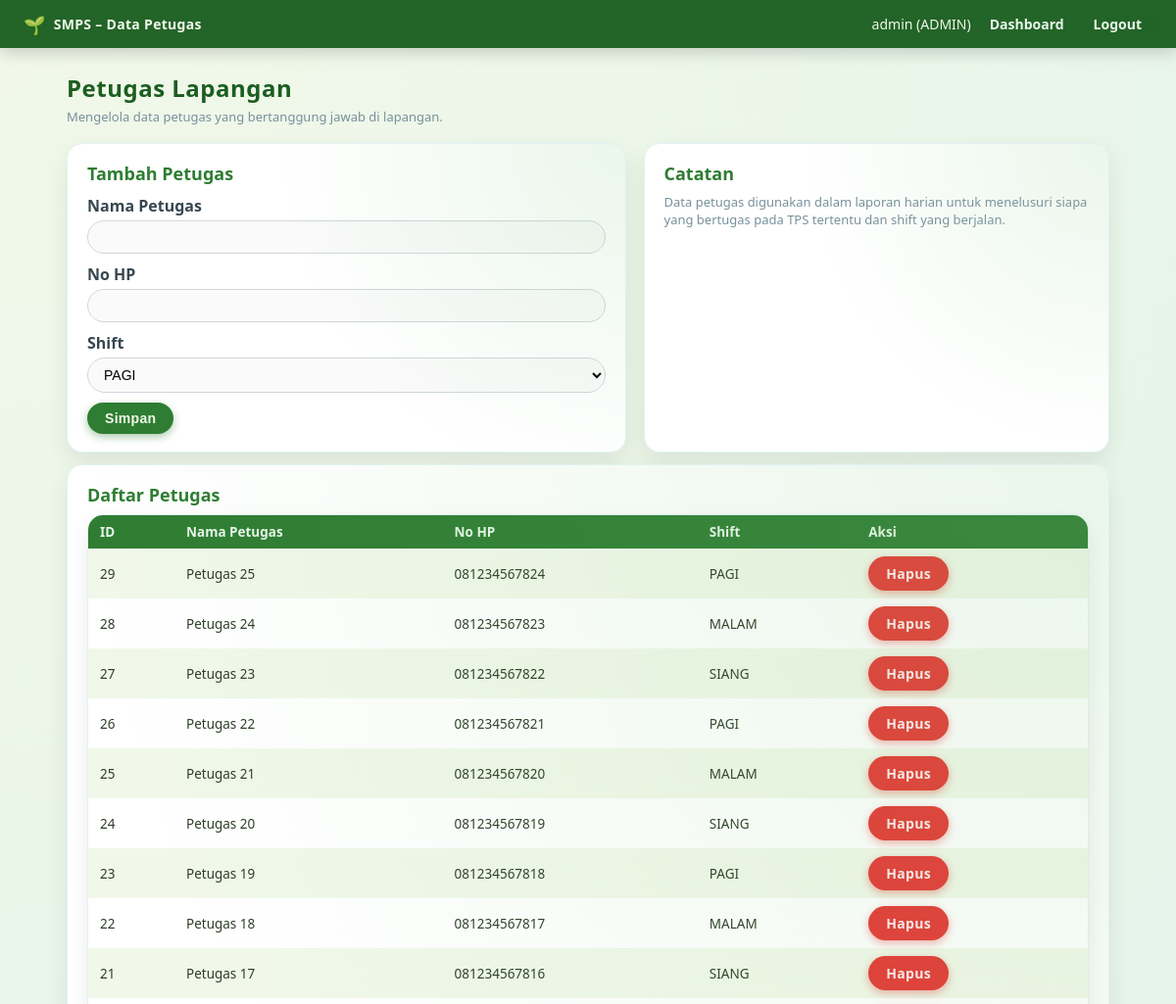
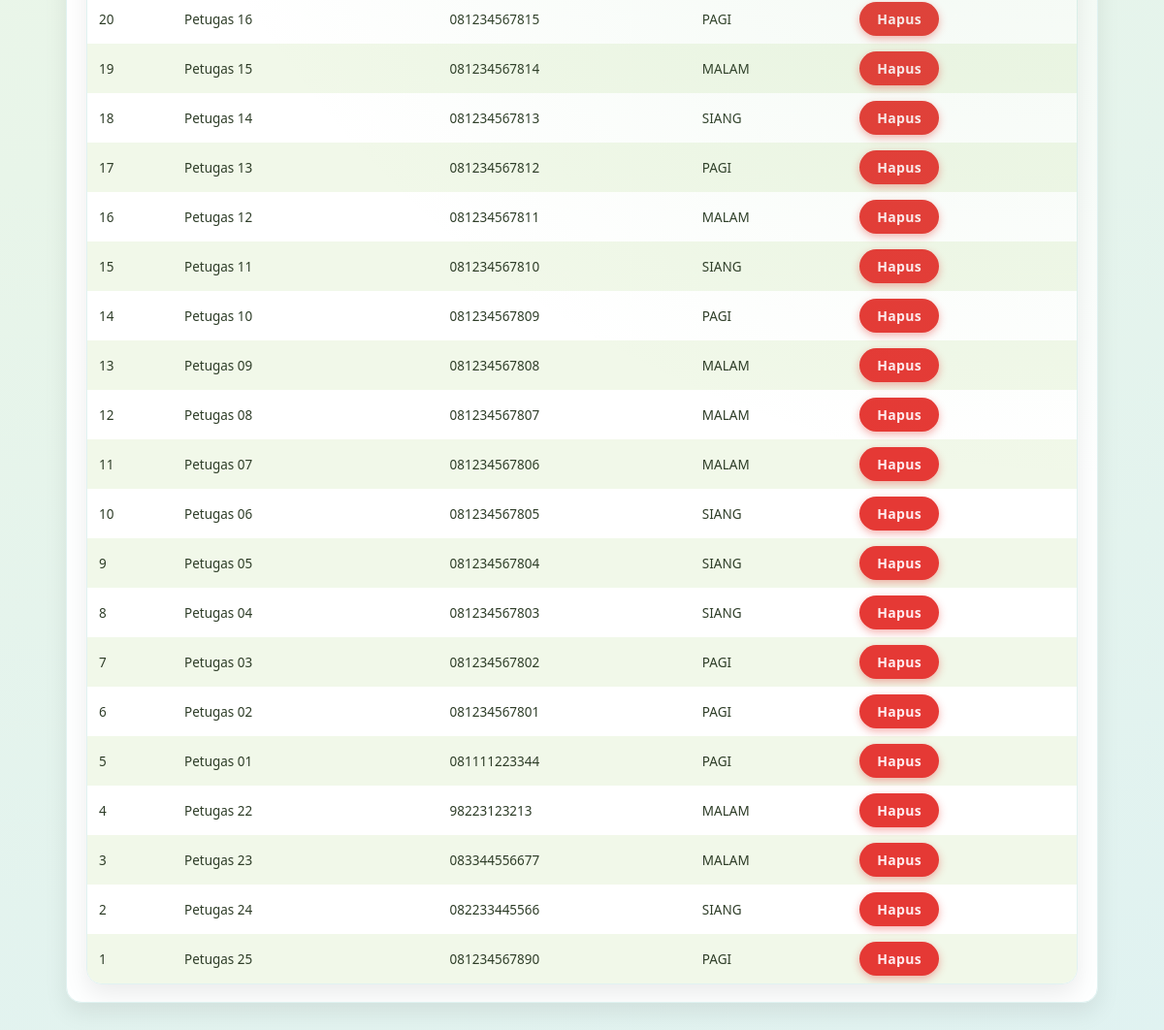
The app's page /petugas.php (signed in) with its own data (2 pictures, top to bottom).
### tables this page shows
CREATE TABLE `petugas` (
  `id_petugas` int NOT NULL,
  `nama_petugas` varchar(100) NOT NULL,
  `no_hp` varchar(20) DEFAULT NULL,
  `shift` enum('PAGI','SIANG','MALAM') NOT NULL
);

### petugas.php (the view, shortened to what this page needs)
<?php
include 'config.php';
$username = $_SESSION['username'];
$role = $_SESSION['role'];
$sql_petugas     = "SELECT * FROM petugas ORDER BY id_petugas DESC";
$result_petugas  = mysqli_query($conn, $sql_petugas);
?>
<!DOCTYPE html>
<html>
<head>
    <link rel="stylesheet" href="style.css">
</head>
<body>
    <div class="top-bar">
        <div class="top-bar-title">SMPS – Data Petugas</div>
        <div class="top-bar-right">
            <span><?php echo $username . " (" . $role . ")"; ?></span>
            <a href="index.php">Dashboard</a>
            <a href="logout.php">Logout</a>
        </div>
    </div>
    <div class="container">
        <div class="page-header">
            <h1>Petugas Lapangan</h1>
            <p>Mengelola data petugas yang bertanggung jawab di lapangan.</p>
        </div>
        <div class="grid-2">
            <div class="card accent">
                <h2>Tambah Petugas</h2>
                <form method="POST" style="margin-top:10px;">
                    <p>
                        <label>Nama Petugas</label>
                        <input type="text" name="nama_petugas" required>
                    </p>
                    <p>
                        <label>No HP</label>
                        <input type="text" name="no_hp">
                    </p>
                    <p>
                        <label>Shift</label>
                        <select name="shift" required>
                            <option value="PAGI">PAGI</option>
                        </select>
                    </p>
                    <button type="submit" name="simpan">Simpan</button>
                </form>
            </div>
            <div class="card">
                <h2>Catatan</h2>
                <p class="text-muted" style="margin-top:6px;">
                    Data petugas digunakan dalam laporan harian untuk menelusuri siapa yang bertugas pada TPS tertentu dan shift yang berjalan.
                </p>
            </div>
        </div>
        <div class="card" style="margin-top:12px;">
            <h2>Daftar Petugas</h2>
            <div class="table-wrapper" style="margin-top:8px;">
                <table>
                    <tr>
                        <th>ID</th>
                        <th>Nama Petugas</th>
                        <th>No HP</th>
                        <th>Shift</th>
                        <th>Aksi</th>
                    </tr>
                    <?php
                    if ($result_petugas && mysqli_num_rows($result_petugas) > 0) {
                        while ($row = mysqli_fetch_assoc($result_petugas)) {
                            echo "<tr>";
                            echo "<td>".$row['id_petugas']."</td>";
                            echo "<td>".$row['nama_petugas']."</td>";
                            echo "<td>".$row['no_hp']."</td>";
                            echo "<td>".$row['shift']."</td>";
                            echo "<td>
                                    <a href='petugas.php?hapus=".$row['id_petugas']."'
                                       class='btn btn-danger'
                                       onclick=\"return confirm('Hapus petugas ini?')\">
                                       Hapus
                                    </a>
                                  </td>";
                            echo "</tr>";
                        }
                    } else {
                        echo "<tr><td colspan='5'>Belum ada data petugas.</td></tr>";
                    }
                    ?>
                </table>
            </div>
        </div>
    </div>
</body>
</html>

### style.css (style rules this page uses)
:root { --bg-main: #e8f5e9; --bg-alt: #f1f8e9; --primary: #2e7d32; --primary-soft: #66bb6a; --primary-dark: #1b5e20; --accent-brown: #6d4c41; --danger: #e53935; --text-main: #2e3d28; --text-muted: #78909c; --card-bg: #ffffff; --shadow-soft: 0 10px 25px rgba(0,0,0,0.08); }
* { box-sizing: border-box; margin: 0; padding: 0; }
body { font-family: system-ui, -apple-system, BlinkMacSystemFont, "Segoe UI", sans-serif; background: radial-gradient(circle at top left, #f1f8e9, #e8f5e9, #e0f2f1); color: var(--text-main); min-height: 100vh; }
.top-bar { position: sticky; top: 0; z-index: 10; background: rgba(27, 94, 32, 0.96); color: #f1f8e9; padding: 10px 24px; font-size: 14px; display: flex; justify-content: space-between; align-items: center; backdrop-filter: blur(6px); box-shadow: 0 4px 15px rgba(0,0,0,0.18); }
.top-bar-title { display: flex; align-items: center; gap: 8px; font-weight: 600; letter-spacing: 0.3px; }
.top-bar-title::before { content: "🌱"; font-size: 18px; }
.top-bar-right { display: flex; align-items: center; gap: 8px; }
.top-bar a { color: #e8f5e9; text-decoration: none; font-weight: 600; padding: 4px 10px; border-radius: 999px; border: 1px solid transparent; transition: background 0.2s, border-color 0.2s; }
.container { max-width: 1100px; margin: 24px auto 40px auto; padding: 0 18px; }
.page-header { margin-bottom: 18px; }
.page-header h1 { font-size: 24px; color: var(--primary-dark); letter-spacing: 0.5px; margin-bottom: 4px; }
.page-header p { font-size: 13px; color: var(--text-muted); }
.grid-2 { display: grid; grid-template-columns: 1.2fr 1fr; gap: 18px; }
.card { background: rgba(255,255,255,0.98); border-radius: 16px; padding: 18px 20px; box-shadow: var(--shadow-soft); border: 1px solid #e0f2f1; position: relative; overflow: hidden; }
.card::before { content: ""; position: absolute; inset: 0; background: radial-gradient(circle at top right, rgba(129, 199, 132, 0.16), transparent 55%); pointer-events: none; }
.card h2 { margin-bottom: 8px; font-size: 18px; color: var(--primary); }
.text-muted { color: var(--text-muted); font-size: 13px; }
form p { margin-bottom: 10px; }
label { font-weight: 600; margin-bottom: 4px; display: inline-block; color: #37474f; }
input[type="text"], input[type="password"], input[type="number"], input[type="date"], input[type="time"], select { width: 100%; padding: 8px 12px; border-radius: 999px; border: 1px solid #cfd8dc; outline: none; font-size: 14px; background: #fafafa; transition: border-color 0.18s, box-shadow 0.18s, background 0.18s, transform 0.05s; }
button, .btn { display: inline-flex; align-items: center; justify-content: center; gap: 6px; padding: 8px 18px; border-radius: 999px; border: none; cursor: pointer; font-size: 14px; text-decoration: none; font-weight: 600; letter-spacing: 0.3px; transition: background 0.18s, box-shadow 0.18s, transform 0.05s; }
button, .btn-primary { background: var(--primary); color: #f1f8e9; box-shadow: 0 3px 8px rgba(46,125,50,0.4); }
.btn-danger { background: var(--danger); color: #ffebee; box-shadow: 0 3px 8px rgba(229,57,53,0.4); }
.table-wrapper { border-radius: 16px; overflow: hidden; box-shadow: var(--shadow-soft); border: 1px solid #e0f2f1; background: #ffffff; }
table { width: 100%; border-collapse: collapse; font-size: 13.5px; }
table th, table td { padding: 8px 12px; text-align: left; }
table th { background: var(--primary); color: #e8f5e9; font-weight: 600; }
table tr:nth-child(even) { background: #f1f8e9; }
table tr:nth-child(odd) { background: #ffffff; }

### records on screen
petugas: id_petugas "29", nama_petugas "Petugas 25", no_hp "081234567824", shift "PAGI"
petugas: id_petugas "28", nama_petugas "Petugas 24", no_hp "081234567823", shift "MALAM"
petugas: id_petugas "27", nama_petugas "Petugas 23", no_hp "081234567822", shift "SIANG"
petugas: id_petugas "26", nama_petugas "Petugas 22", no_hp "081234567821", shift "PAGI"
petugas: id_petugas "25", nama_petugas "Petugas 21", no_hp "081234567820", shift "MALAM"
petugas: id_petugas "24", nama_petugas "Petugas 20", no_hp "081234567819", shift "SIANG"
petugas: id_petugas "23", nama_petugas "Petugas 19", no_hp "081234567818", shift "PAGI"
petugas: id_petugas "22", nama_petugas "Petugas 18", no_hp "081234567817", shift "MALAM"
petugas: id_petugas "21", nama_petugas "Petugas 17", no_hp "081234567816", shift "SIANG"
petugas: id_petugas "20", nama_petugas "Petugas 16", no_hp "081234567815", shift "PAGI"
petugas: id_petugas "19", nama_petugas "Petugas 15", no_hp "081234567814", shift "MALAM"
petugas: id_petugas "18", nama_petugas "Petugas 14", no_hp "081234567813", shift "SIANG"
petugas: id_petugas "17", nama_petugas "Petugas 13", no_hp "081234567812", shift "PAGI"
petugas: id_petugas "16", nama_petugas "Petugas 12", no_hp "081234567811", shift "MALAM"
petugas: id_petugas "15", nama_petugas "Petugas 11", no_hp "081234567810", shift "SIANG"
petugas: id_petugas "14", nama_petugas "Petugas 10", no_hp "081234567809", shift "PAGI"
petugas: id_petugas "13", nama_petugas "Petugas 09", no_hp "081234567808", shift "MALAM"
petugas: id_petugas "12", nama_petugas "Petugas 08", no_hp "081234567807", shift "MALAM"
petugas: id_petugas "11", nama_petugas "Petugas 07", no_hp "081234567806", shift "MALAM"
petugas: id_petugas "10", nama_petugas "Petugas 06", no_hp "081234567805", shift "SIANG"
petugas: id_petugas "9", nama_petugas "Petugas 05", no_hp "081234567804", shift "SIANG"
petugas: id_petugas "8", nama_petugas "Petugas 04", no_hp "081234567803", shift "SIANG"
petugas: id_petugas "7", nama_petugas "Petugas 03", no_hp "081234567802", shift "PAGI"
petugas: id_petugas "6", nama_petugas "Petugas 02", no_hp "081234567801", shift "PAGI"
petugas: id_petugas "5", nama_petugas "Petugas 01", no_hp "081111223344", shift "PAGI"
petugas: id_petugas "4", nama_petugas "Petugas 22", no_hp "98223123213", shift "MALAM"
petugas: id_petugas "3", nama_petugas "Petugas 23", no_hp "083344556677", shift "MALAM"
petugas: id_petugas "2", nama_petugas "Petugas 24", no_hp "082233445566", shift "SIANG"
petugas: id_petugas "1", nama_petugas "Petugas 25", no_hp "081234567890", shift "PAGI"

### other values on screen
$username "admin"
$role "ADMIN"
